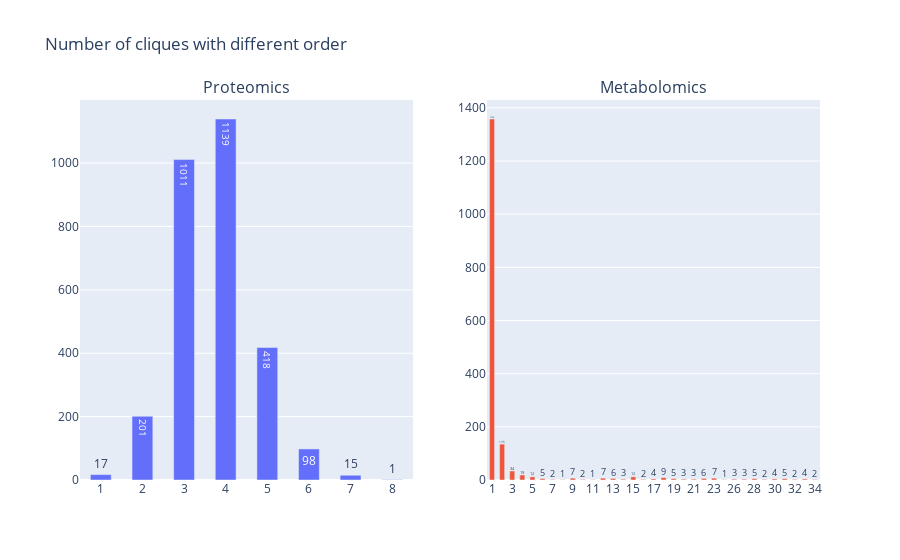

The notebook cell this image was saved under:
### Code cell
#
# Number of cliques with diferent orders
#

fig = make_subplots(rows=1, cols=2, subplot_titles=['Proteomics', 'Metabolomics'])#go.Figure()

for n,G in enumerate([qqg, mmg]):
    plot = pd.Series([len(i) for i in nx.find_cliques(G)]).value_counts().sort_index()
    fig.add_trace(go.Bar(
        x = [str(i) for i in plot.index],
        y = plot.values,
        width=0.5,
        text=plot.values, textposition='auto', 
    ), row=1, col=n+1)

    fig.update_layout(bargap=1)
fig.update_layout(title=f'Number of cliques with different order', showlegend=False)
fig.show()

### Figure 1 — Plotly figure (JSON) as saved in the notebook; plotly's stock layout.template omitted (floating-point values rounded to 4 significant figures)
{"data": [{"text": [17, 201, 1011, 1139, 418, 98, 15, 1], "textposition": "auto", "type": "bar", "width": 0.5, "x": ["1", "2", "3", "4", "5", "6", "7", "8"], "xaxis": "x", "y": [17, 201, 1011, 1139, 418, 98, 15, 1], "yaxis": "y"}, {"text": [1358, 135, 34, 19, 12, 5, 2, 1, 7, 2, 1, 7, 6, 3, 12, 2, 4, 9, 5, 3, 3, 6, 7, 1, 3, 3, 5, 2, 4, 5, 2, 4, 2], "textposition": "auto", "type": "bar", "width": 0.5, "x": ["1", "2", "3", "4", "5", "6", "7", "8", "9", "10", "11", "12", "13", "14", "15", "16", "17", "18", "19", "20", "21", "22", "23", "24", "26", "27", "28", "29", "30", "31", "32", "33", "34"], "xaxis": "x2", "y": [1358, 135, 34, 19, 12, 5, 2, 1, 7, 2, 1, 7, 6, 3, 12, 2, 4, 9, 5, 3, 3, 6, 7, 1, 3, 3, 5, 2, 4, 5, 2, 4, 2], "yaxis": "y2"}], "layout": {"annotations": [{"font": {"size": 16}, "showarrow": false, "text": "Proteomics", "x": 0.225, "xanchor": "center", "xref": "paper", "y": 1, "yanchor": "bottom", "yref": "paper"}, {"font": {"size": 16}, "showarrow": false, "text": "Metabolomics", "x": 0.775, "xanchor": "center", "xref": "paper", "y": 1, "yanchor": "bottom", "yref": "paper"}], "bargap": 1, "showlegend": false, "title": {"text": "Number of cliques with different order"}, "xaxis": {"anchor": "y", "domain": [0, 0.45]}, "xaxis2": {"anchor": "y2", "domain": [0.55, 1]}, "yaxis": {"anchor": "x", "domain": [0, 1]}, "yaxis2": {"anchor": "x2", "domain": [0, 1]}}}
